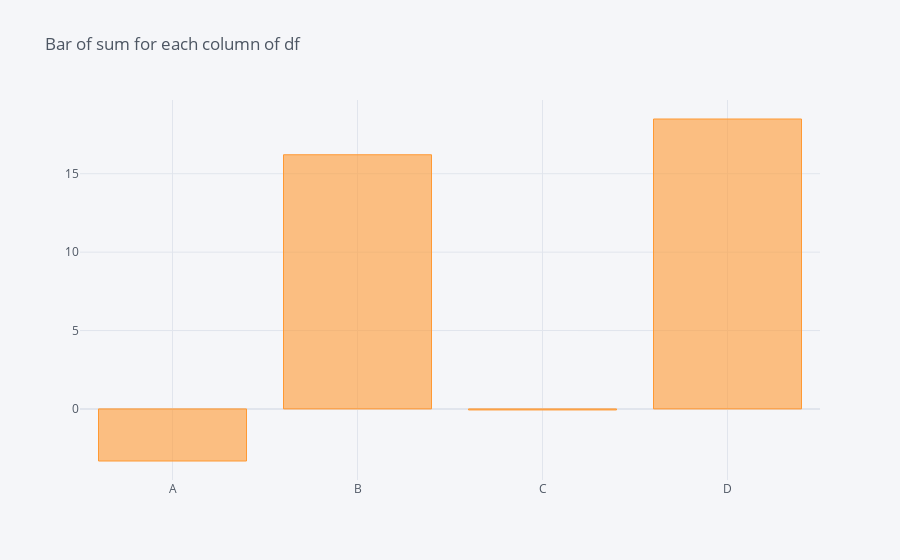

The notebook cell this image was saved under:
### Code cell
df.sum().iplot(kind='bar',title='Bar of sum for each column of df')

### Figure 1 — Plotly figure (JSON) as saved in the notebook; plotly's stock layout.template omitted (floating-point values rounded to 4 significant figures)
{"data": [{"marker": {"color": "rgba(255, 153, 51, 0.6)", "line": {"color": "rgba(255, 153, 51, 1.0)", "width": 1}}, "name": "None", "orientation": "v", "text": "", "type": "bar", "x": ["A", "B", "C", "D"], "y": [-3.322, 16.21, -0.06577, 18.49]}], "layout": {"legend": {"bgcolor": "#F5F6F9", "font": {"color": "#4D5663"}}, "paper_bgcolor": "#F5F6F9", "plot_bgcolor": "#F5F6F9", "title": {"font": {"color": "#4D5663"}, "text": "Bar of sum for each column of df"}, "xaxis": {"gridcolor": "#E1E5ED", "showgrid": true, "tickfont": {"color": "#4D5663"}, "title": {"font": {"color": "#4D5663"}, "text": ""}, "zerolinecolor": "#E1E5ED"}, "yaxis": {"gridcolor": "#E1E5ED", "showgrid": true, "tickfont": {"color": "#4D5663"}, "title": {"font": {"color": "#4D5663"}, "text": ""}, "zerolinecolor": "#E1E5ED"}}}
